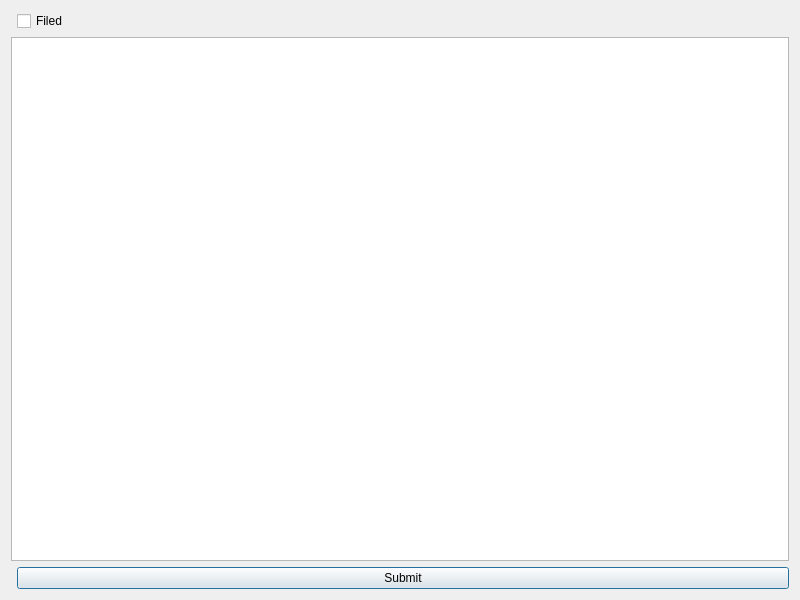
<?xml version="1.0" encoding="UTF-8"?>
<ui version="4.0">
 <class>OrdersDialog</class>
 <widget class="QDialog" name="OrdersDialog">
  <property name="geometry">
   <rect>
    <x>0</x>
    <y>0</y>
    <width>800</width>
    <height>600</height>
   </rect>
  </property>
  <property name="windowTitle">
   <string>Orders</string>
  </property>
  <layout class="QFormLayout" name="formLayout">
   <item row="0" column="1">
    <widget class="QCheckBox" name="checkBoxFiled">
     <property name="text">
      <string>Filed</string>
     </property>
    </widget>
   </item>
   <item row="1" column="0" colspan="2">
    <widget class="QTableView" name="view">
     <property name="sizePolicy">
      <sizepolicy hsizetype="Expanding" vsizetype="Expanding">
       <horstretch>0</horstretch>
       <verstretch>1</verstretch>
      </sizepolicy>
     </property>
     <property name="alternatingRowColors">
      <bool>true</bool>
     </property>
     <property name="selectionMode">
      <enum>QAbstractItemView::MultiSelection</enum>
     </property>
     <property name="selectionBehavior">
      <enum>QAbstractItemView::SelectRows</enum>
     </property>
     <attribute name="horizontalHeaderStretchLastSection">
      <bool>true</bool>
     </attribute>
     <attribute name="verticalHeaderVisible">
      <bool>false</bool>
     </attribute>
    </widget>
   </item>
   <item row="2" column="1">
    <widget class="QPushButton" name="pushButton">
     <property name="text">
      <string>Submit</string>
     </property>
    </widget>
   </item>
  </layout>
 </widget>
 <resources/>
 <connections/>
</ui>
